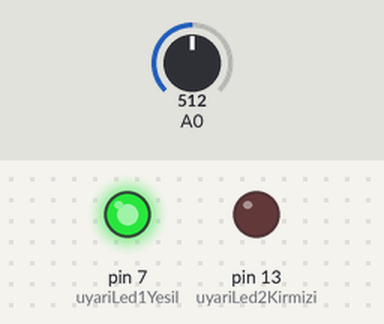
The sketch below on a simulated Arduino Uno, built with avr-gcc and run on an emulated ATmega328P. Parts: output pins drawn as LEDs (lit = HIGH). The inputs (shaded band) are chosen by the test bench; at power-on: A0 = 512. What the sketch prints to the serial monitor is not drawn.

Above: at 1.2 s.
1.3 s: A0 set to 344
2.8 s: A0 set to 316
At 3.1 s:
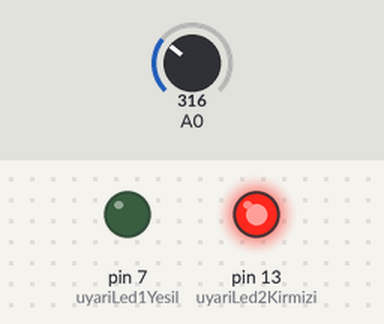
4.3 s: A0 set to 343
At 5.4 s:
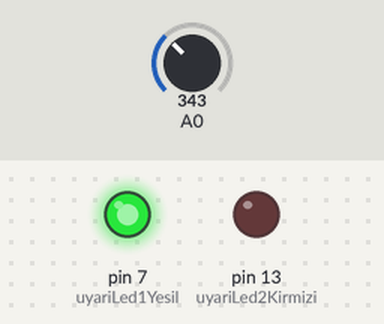
5.8 s: A0 set to 323
At 6.6 s:
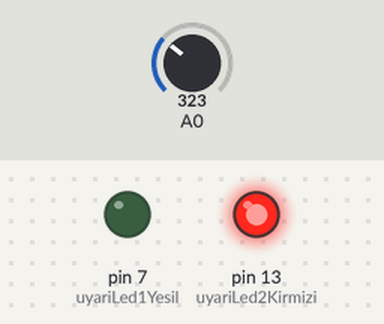
Timing chart, 0 to 8.3 s (numbered marks = the images above; inputs shaded):
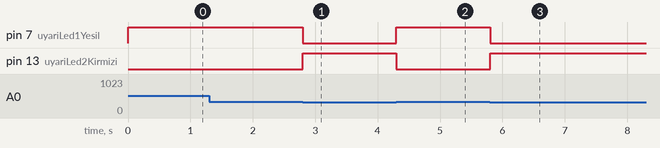

The sketch:

brilliant_curcan_bombul2__1_.ino
```cpp
#include <SoftwareSerial.h>
int uyariLed1Yesil = 7;
int uyariLed2Kirmizi= 13;


void setup(){
	noInterrupts(); // interrupt kapandı
	TCCR1A = 0;
	TCCR1B = 8 | 4;
	TCNT1  = 0; // Sayacı Sıfırladık
	OCR1A = 6250; //( 16000000/(256*10))  10 Hz Ayarladık
  	TIMSK1 =2 ;
  	interrupts(); // interrupt açıldı
  	Serial.begin(9600);
  	pinMode(uyariLed2Kirmizi,OUTPUT);
  	pinMode(uyariLed1Yesil,OUTPUT);
}
void loop(){
  delay(10000);
}


ISR(TIMER1_COMPA_vect){   //timer1 interrupt ı 10Hz de tetikleniyor.
  int deger=analogRead(A0);
  if(deger<333){
  	Serial.print('1');
   	digitalWrite(uyariLed1Yesil,LOW);
    digitalWrite(uyariLed2Kirmizi,HIGH);
  }
  else{
    Serial.print('0');
    digitalWrite(uyariLed1Yesil,HIGH);
    digitalWrite(uyariLed2Kirmizi,LOW);
  }
}
```

Measured:
- the behaviour switches between 333 and 332 on A0 (found by bisection; images 0 and 1)
- after the input at 1.3 s, every drawn part: stays the same
- after the input at 2.8 s, pin 7 (uyariLed1Yesil): HIGH → LOW at once; pin 13 (uyariLed2Kirmizi): LOW → HIGH at once
- after the input at 4.3 s, pin 7 (uyariLed1Yesil): LOW → HIGH at once; pin 13 (uyariLed2Kirmizi): HIGH → LOW at once
- after the input at 5.8 s, pin 7 (uyariLed1Yesil): HIGH → LOW at once; pin 13 (uyariLed2Kirmizi): LOW → HIGH at once
